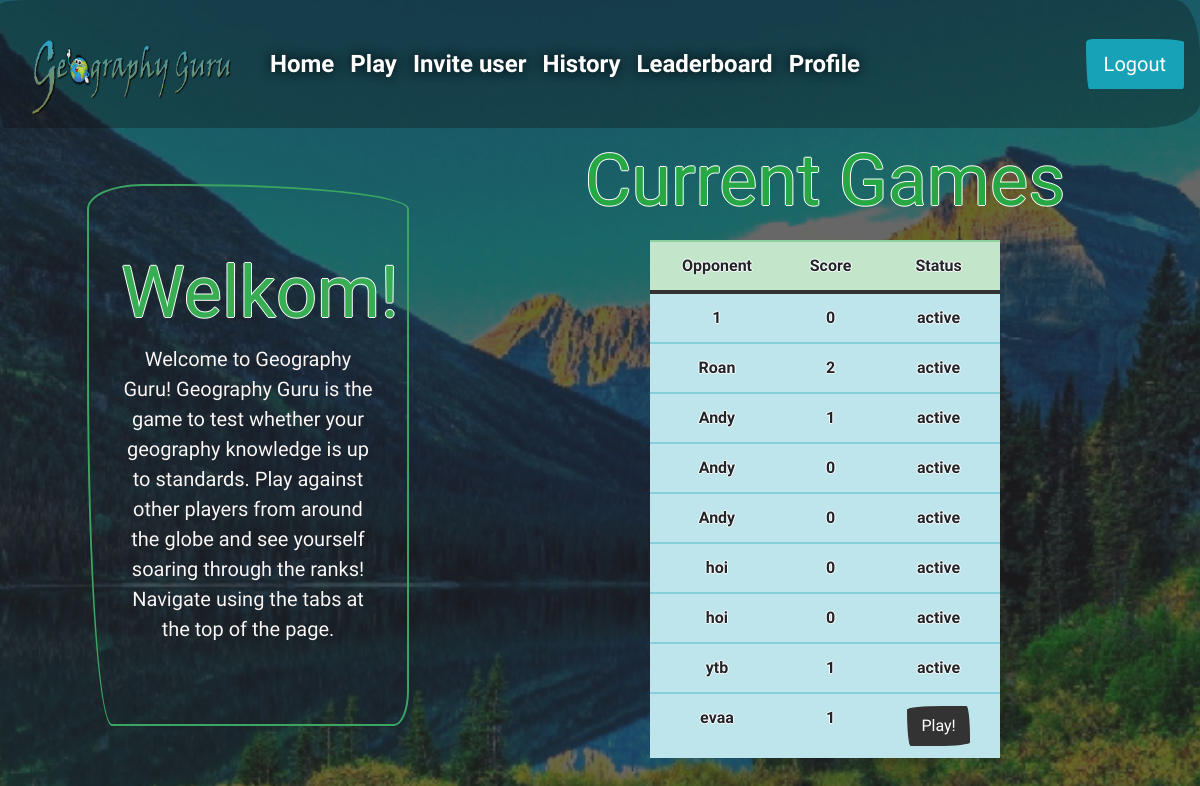
/ (signed in), run on the app's committed database.
### tables this page shows
CREATE TABLE 'games' ('game_id' integer PRIMARY KEY AUTOINCREMENT NOT NULL, 'player1_id' integer NOT NULL, 'player2_id' integer NOT NULL, 'questions' text NOT NULL, 'score' INTEGER NOT NULL DEFAULT 999, 'player1_name' text, 'player2_name' text, 'status' text NOT NULL DEFAULT 'starting');

### application.py (the view, shortened to what this page needs)
@app.route("/", methods=["GET", "POST"])
@login_required
def index():
    session["score"] = 0
    finished = session.get("finished")
    if request.method == "GET":
        user_index = index_info(session.get("user_id"))
        rows = user_index[0]
        rows2 = user_index[1]
        if rows or rows2:
            return render_template("index.html", current=rows, current2=rows2, finished=finished)
        else:
            return render_template("index.html", finished=finished)

### helpers.py (called while the page is built)
def login_required(f):
    @wraps(f)
    def decorated_function(*args, **kwargs):
        if session.get("user_id") is None:
            return redirect("/login")
        return f(*args, **kwargs)
    return decorated_function

def index_info(user_id):
    sent = db.execute("SELECT game_id, player1_name, player2_name, score, status FROM games WHERE player1_id = :id and status = :active",
                      id=session["user_id"], active=("active"))
    received = db.execute("SELECT game_id, player1_name, player2_name, score, status FROM games WHERE player2_id = :id and status = :active",
                          id=session["user_id"], active=("active"))
    return [sent, received]

### templates/index.html (shortened to what this page needs)
{% extends "layout.html" %}
{% block main %}
<div class="row">
  <div class="column left">
    <div class="jumbotron">
  <h1 class="display-3">Welkom!</h1>
  <p class="lead">      Welcome to Geography Guru!
      Geography Guru is the game to test whether your geography knowledge is up to standards.
      Play against other players from around the globe and see yourself soaring through the ranks!
      Navigate using the tabs at the top of the page.</p>
</div>
  </div>
  <div class="column right">
    <h1 class="display-3"><p class ="text-success">Current Games</p></h1>
    <div class="scroller">
    <table class="table">
      <thead>
        <tr class="table-success">
          <th scope="col">Opponent</th></th>
          <th scope="col">Score</th>
          <th colspan="2">Status</th>
        </tr>
      </thead>
      {% if current or current2 %}
          {% for now in current %}
            <tr class="table-info">
              <td scope="col">{{ now.player2_name }}</td>
              <td scope="col">{{ now.score }}</td>
              <td colspan="2">{{ now.status }}</td>
            </tr>
          {% endfor %}
          {% for now in current2 %}
            <tr class="table-info">
              <td>{{ now.player1_name }}</td>
              <td colspan="1">{{ now.score }}</td>
              <td colspan="2">
                <form>
                  <button class="btn btn-primary" value="{{ now.game_id }}" name="game_id" type="submit" formmethod="POST">Play!</button>
                </form>
              </td>
            </tr>
          {% endfor %}
        {% else %}
        <tr class="table-info">
          <td colspan="4">No current games :(</td>
        </tr>
        {% endif %}
    </table>
    </div>
  </div>
</div>
{% endblock %}

### static/styles.css (style rules this page uses)
body { background-image: url("background3.png"); background-repeat: no-repeat; background-attachment: fixed; background-position: center; background-size: cover; text-align: center; color: black; font-weight: 600; text-shadow: -1px 0 white, 0 1px white, 1px 0 white, 0 -1px white; height: 100%; }
h1 { color: #38ad53; }
html, body { margin: 0; height: 100vh; overflow: hidden }
.jumbotron { margin: 10%; margin-left: 20%; border: 2px solid #3da562; }
.display-3 { font-size: 4.5rem; font-weight: 300; line-height: 1.2; color: #38ad53; }
.lead { font-size: 1.25rem; font-weight: 300; text-shadow: 0 0 0px black; color: #faf8f8; }
.table { border-radius: 5px; width: 50%; margin: 0px auto; float: none; }
.scroller { max-height: 70%; overflow-y: scroll; }
.column { float: left; padding: 10px; }
.left { width: 40%; }
.right { width: 60%; }
.row { width: 100%; height: 100vh; overflow: hidden; }

### data on the page
games: player2_name "1", score "0", status "active"
games: player2_name "Roan", score "2", status "active"
games: player2_name "Andy", score "1", status "active"
games: player2_name "Andy", score "0", status "active"
games: player2_name "Andy", score "0", status "active"
games: player2_name "hoi", score "0", status "active"
games: player2_name "hoi", score "0", status "active"
games: player2_name "ytb", score "1", status "active"
games: player1_name "evaa", score "1", {{ now.game_id }} 139 (drawn)
